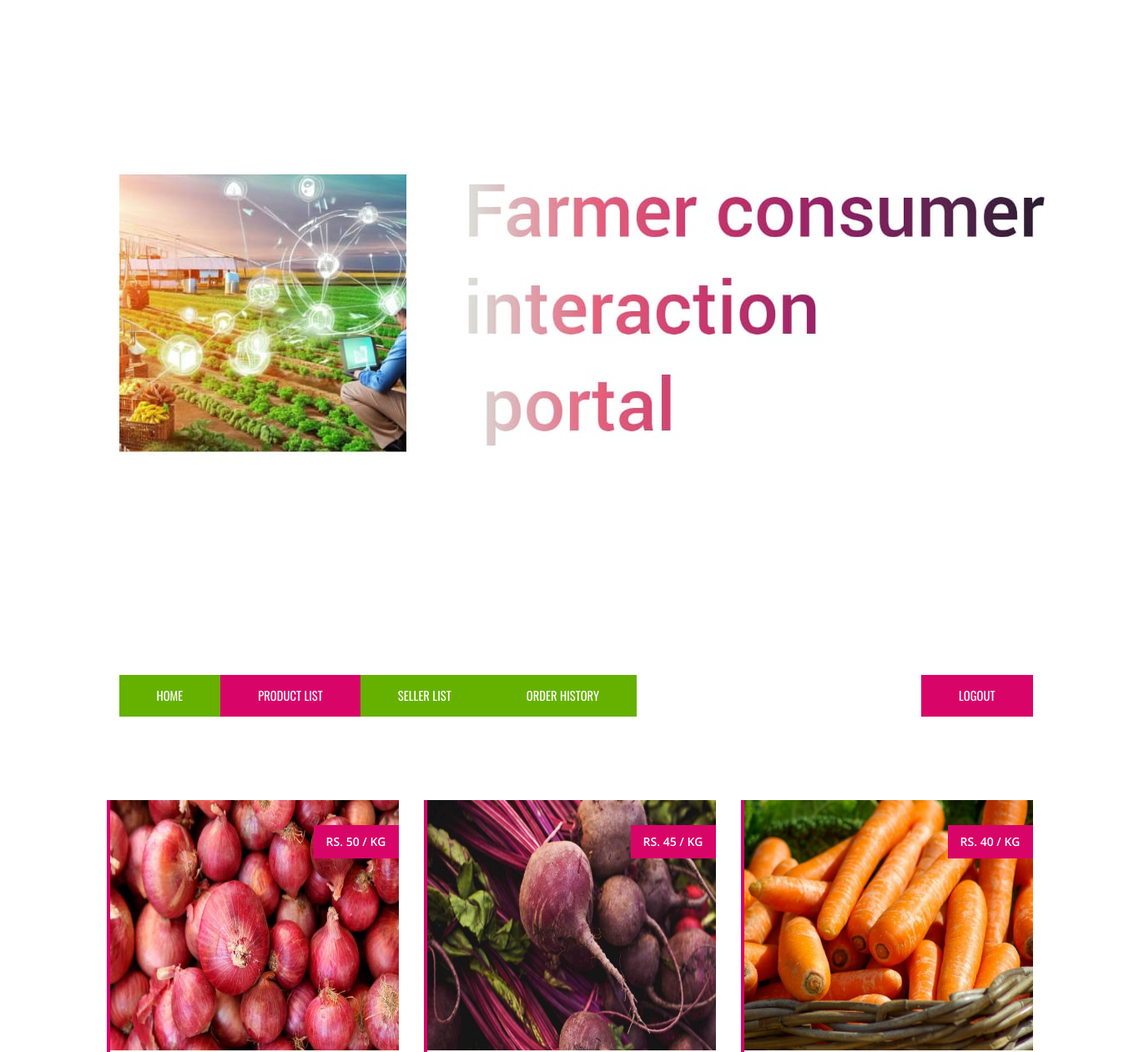
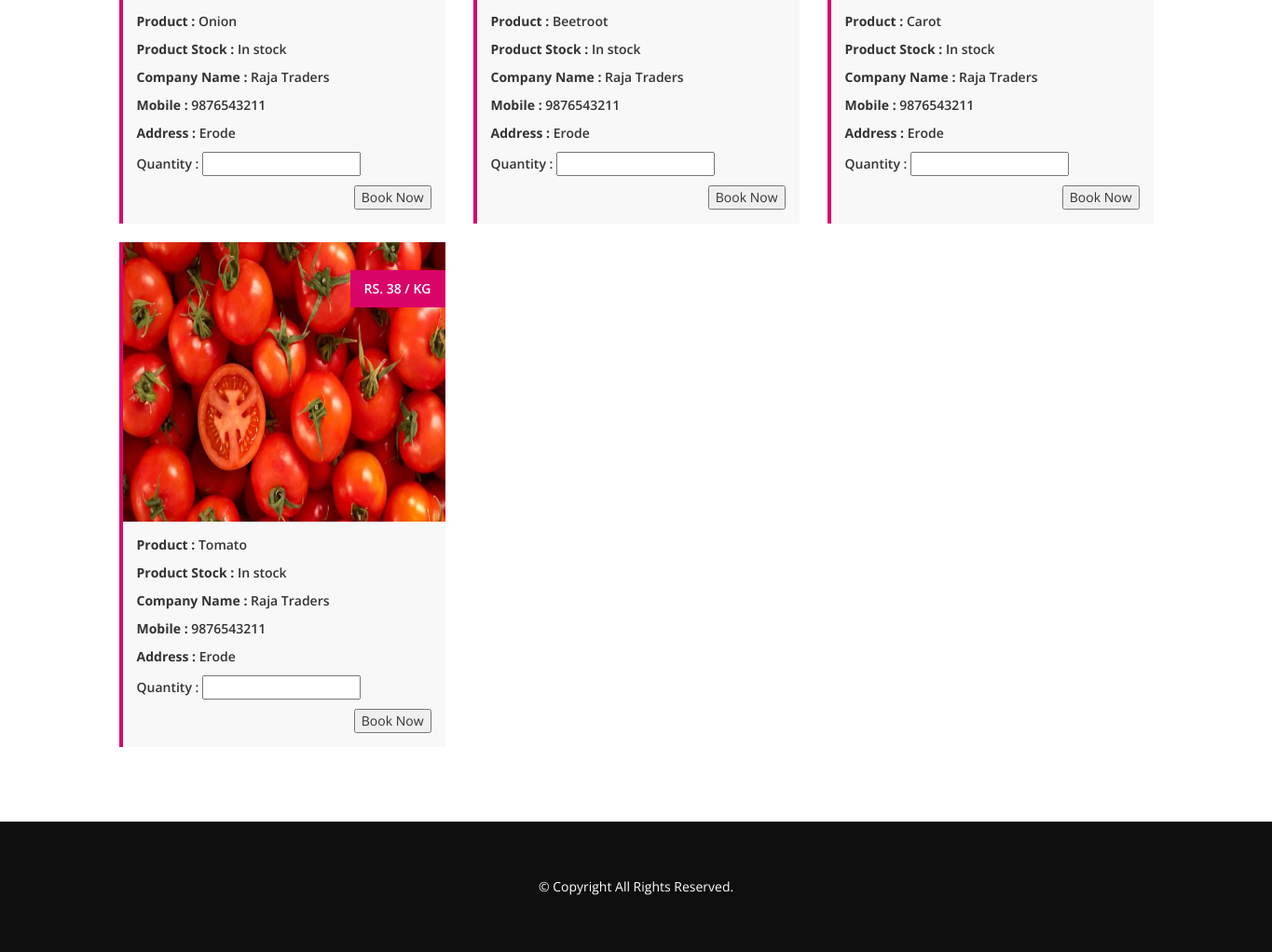
/product-list-buyer.php, run on the app's committed database (2 pictures, top to bottom).
### tables this page shows
CREATE TABLE IF NOT EXISTS `product` (
  `id` int(10) NOT NULL AUTO_INCREMENT,
  `sno` int(25) NOT NULL,
  `pname` varchar(25) NOT NULL,
  `pqw` varchar(25) NOT NULL,
  `rate` varchar(25) NOT NULL,
  `company` varchar(25) NOT NULL,
  `mobile` bigint(10) NOT NULL,
  `email` varchar(25) NOT NULL,
  `address` varchar(25) NOT NULL,
  `username` varchar(25) NOT NULL,
  `path` varchar(25) NOT NULL,
  PRIMARY KEY (`id`)
);

### product-list-buyer.php (the view, shortened to what this page needs)
<?php
$query = "select * from product order by id desc";
$data = mysql_query($query);
?>
<!DOCTYPE HTML>
<html lang="en-US">
<head>
	<link href="https://maxcdn.bootstrapcdn.com/bootstrap/3.3.6/css/bootstrap.min.css" rel="stylesheet">
	<link rel="stylesheet" href="https://maxcdn.bootstrapcdn.com/font-awesome/4.5.0/css/font-awesome.min.css">
	<link href='css/style.css' rel='stylesheet' type='text/css'>
	<link rel="stylesheet" type="text/css" href="css/settings.css" media="screen" />
</head>
<body>
	<header class="header">
		<div class="container">
			<div class="container-fluid">
				<div class="header-top">
					<div class="col-md-3 col-sm-4 hidden-xs logo">
						<a href=""><img src="img/logo.png" alt="" /></a>
					</div>
				</div>
			</div>
			<nav class="navbar navbar-default">
			  <div class="container-fluid">
				<div class="collapse navbar-collapse" id="navigation">
				  <ul class="nav navbar-nav">
					<li><a href="buyer-dashboard.php">Home</a></li>
					<li class="active"><a href="product-list-buyer.php">Product List</a></li>
					<li><a href="seller-list.php">Seller List</a></li>
					<li><a href="order-history.php">Order History</a></li>
				  </ul>
				  <ul class="nav navbar-nav navbar-right">
					<li class="get-a-quote"><a href="logout.php">Logout</a></li>
				  </ul>
				</div>
			  </div>
			</nav>
		</div>
	</header>
	<section class="blog">
		<div class="container">
			<div class="blog-posts">
            <?php while($rec = mysql_fetch_array($data)) { ?>
				<div class="col-md-4 col-sm-4 col-xs-12">
					<div class="single-post">
						<img src="<?php echo $rec['path'];?>" width="359" height="300">
						<div class="post-date">Rs. <?php echo $rec['rate']; ?> / Kg</div>
						<div class="post-details">
							<p class="title"><b>Product :</b> <?php echo $rec['pname']; ?></p>
							<p class="title"><b>Product Stock :</b> <?php echo $rec['pqw']; ?></p>
                            <p class="title"><b>Company Name :</b> <?php echo $rec['company']; ?></p>
                            <p class="title"><b>Mobile :</b> <?php echo $rec['mobile']; ?></p>
                            <p class="title"><b>Address :</b> <?php echo $rec['address']; ?></p>
                            <form method="post" action="product-book.php">
                               <p class="title"> Quantity : <input type="text" name="qty" required></p>
                            	<input type="submit" value="Book Now">
                            </form>
						</div>
					</div>
				</div>
                 <?php } ?>
			</div>
		</div>
	</section>
	<section class="footer">
		<div class="copyright text-center">
			<div class="container">
				<div class="row">
					<p class="copyright">&copy; Copyright All Rights Reserved.</p>
				</div>
			</div>
		</div>
	</section>
</body>
</html>

### css/style.css (style rules this page uses)
body,p,h1,h2,h3,h4,h5,h6 { font-family:'open sans' }
.logo { padding:25px 15px; }
div#navigation { border:none; }
nav.navbar.navbar-default { background:none; border:none; font-family: 'oswald'; font-size: 11pt; text-transform:uppercase; margin:0px; }
ul.nav.navbar-nav { background: #66b100; }
ul.nav.navbar-nav li a { color: #fff !important; }
ul.nav.navbar-nav li.active a { background: #d90468; }
ul.nav.navbar-nav li { transition:.2s all ease-in-out; }
ul.nav.navbar-nav li a { padding: 15px 45px; }
ul.nav.navbar-nav li.get-a-quote { background:#d90468; }
.header-top { padding: 20px 0px; display: table; width: 100%; }
section.blog { padding:80px 0px; }
.single-post { border-left: 4px solid #d90468; position: relative; margin: 20px 0px 0px; }
.single-post img { width: 100%; }
.single-post > .post-date { position: absolute; top: 30px; right: 0; background: #d90468; padding: 10px 15px; color: #fff; text-transform: uppercase; font-weight: 600; }
.single-post > .post-details { background: #f8f8f8; padding: 15px; text-align: right; }
.post-details p.title { font-weight: 600; }
.post-details p { text-align: left; }
.copyright { background: #0f0f0f; color: #fff; padding: 30px; }
.copyright p { margin: 0px; }

### data on the page
product: path (picture), rate "50", pname "Onion", pqw "In stock", company "Raja Traders", mobile "9876543211", address "Erode"
product: path (picture), rate "45", pname "Beetroot", pqw "In stock", company "Raja Traders", mobile "9876543211", address "Erode"
product: path (picture), rate "40", pname "Carot", pqw "In stock", company "Raja Traders", mobile "9876543211", address "Erode"
product: path (picture), rate "38", pname "Tomato", pqw "In stock", company "Raja Traders", mobile "9876543211", address "Erode"
